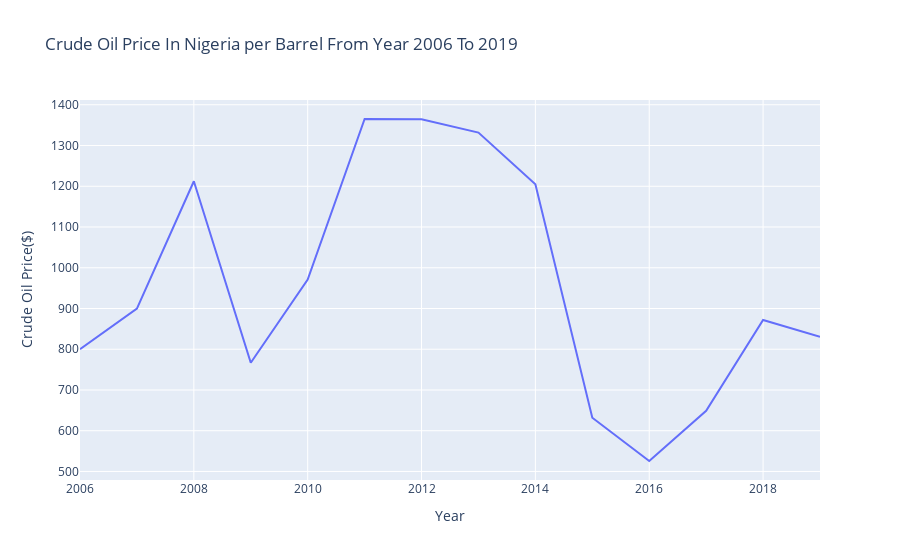

Notebook code cell kept with this figure:
### Code cell
px.line(info4,x='Year',y='Crude Oil Price($)',hover_name='Year',title='Crude Oil Price In Nigeria per Barrel From Year 2006 To 2019')

### Figure 1 — Plotly figure (JSON) as saved in the notebook; plotly's stock layout.template omitted (floating-point values rounded to 4 significant figures)
{"data": [{"hovertemplate": "<b>%{hovertext}</b><br><br>Year=%{x}<br>Crude Oil Price($)=%{y}<extra></extra>", "hovertext": [2006, 2007, 2008, 2009, 2010, 2011, 2012, 2013, 2014, 2015, 2016, 2017, 2018, 2019], "legendgroup": "", "line": {"color": "#636efa", "dash": "solid"}, "mode": "lines", "name": "", "orientation": "v", "showlegend": false, "type": "scatter", "x": [2006, 2007, 2008, 2009, 2010, 2011, 2012, 2013, 2014, 2015, 2016, 2017, 2018, 2019], "xaxis": "x", "y": [800, 899.6, 1212.0, 766.8, 970.8, 1365.0, 1365.0, 1332.0, 1205.0, 631.8, 525.7, 649, 871.9, 830.5], "yaxis": "y"}], "layout": {"legend": {"tracegroupgap": 0}, "title": {"text": "Crude Oil Price In Nigeria per Barrel From Year 2006 To 2019"}, "xaxis": {"anchor": "y", "domain": [0, 1], "title": {"text": "Year"}}, "yaxis": {"anchor": "x", "domain": [0, 1], "title": {"text": "Crude Oil Price($)"}}}}
